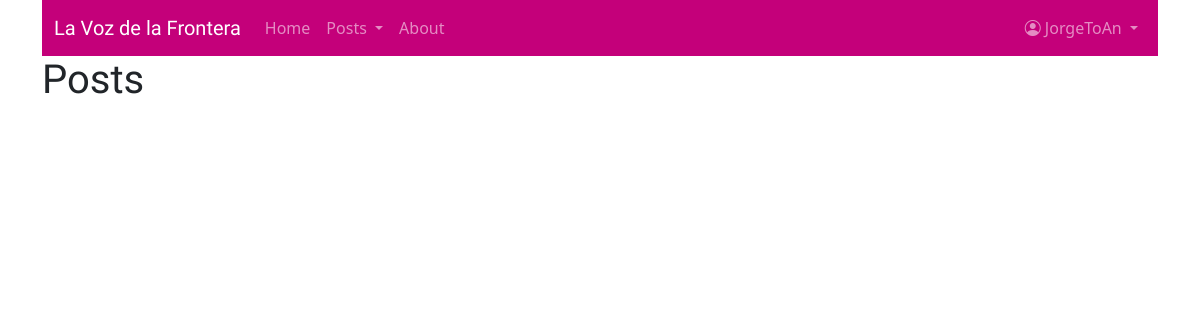
The app's page /posts/published/ (signed in), older data.
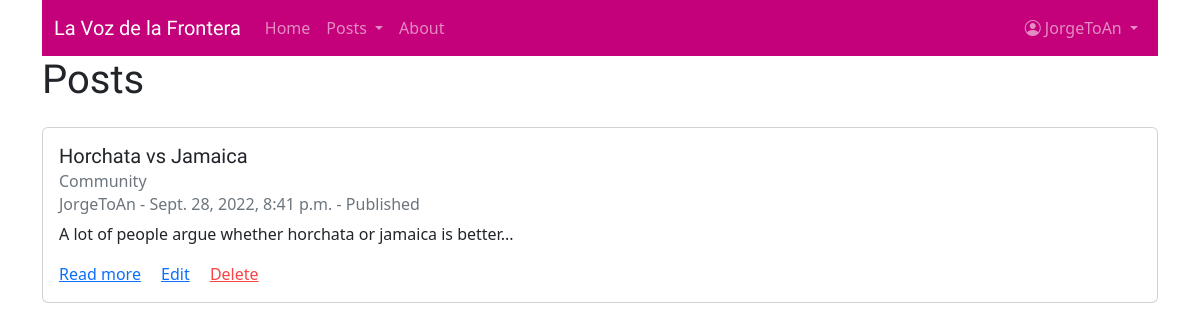
The same page, newer data.
### posts/models.py (models this page shows, shortened)
class Post(models.Model):
    title = models.CharField(max_length=256)
    subtitle = models.CharField(max_length=256)
    author = models.ForeignKey(
        get_user_model(),
        on_delete=models.CASCADE
    )
    body = models.TextField()
    created_on = models.DateTimeField(auto_now_add=True)
    status = models.ForeignKey(
        Status,
        on_delete=models.CASCADE,
        blank=True,
        null=True
    )

class Status(models.Model):
    name = models.CharField(max_length=128)
    description = models.CharField(max_length=256)
    def __str__(self):
        return self.name

### posts/views.py (the view)
# urls.py: path('published/', PublishedPostListView.as_view(), name="published_list"),
class PublishedPostListView(ListView):
    template_name: str = "posts/list.html"
    model = Post
    def get_context_data(self, **kwargs):
        context = super().get_context_data(**kwargs)
        published_status = Status.objects.get(name="published")
        context['post_list'] = Post.objects.filter(
                                    author=self.request.user
                                    ).filter(
                                        status=published_status).order_by(
                                            "created_on").reverse()
        return context

### templates/posts/list.html (shortened to what this page needs)
{% extends 'base.html' %}
{% block content %}
<h1>Posts</h1>
<div class="blank"></div>
{% for post in post_list %}
<div class="card mb-2" style="width: 100%;">
    <div class="card-body">
      <h5 class="card-title">{{ post.title }}</h5>
      <h6 class="card-subtitle mb-2 text-muted">{{ post.subtitle }}</h6>
      <h6 class="card-subtitle mb-2 text-muted">{{ post.author }} - {{ post.created_on }} - <span class="text-capitalize">{{ post.status }}</span></h6>
      <p class="card-text">{{ post.body }}</p>
      <a href="{% url 'detail' post.id %}" class="card-link">Read more</a>
      {% if post.author == user %}
      <a href="{% url 'edit' post.id %}" class="card-link">Edit</a>
      <a href="{% url 'delete' post.id %}" class="card-link" style="color: #f84444;">Delete</a>
      {% endif %}
    </div>
</div>
{% endfor %}
{% endblock content %}

### templates/base.html (shortened to what this page needs)
{% load static %}
<!DOCTYPE html>
<html lang="en">
<head>
    <link href="https://cdn.jsdelivr.net/npm/bootstrap@5.2.1/dist/css/bootstrap.min.css" rel="stylesheet">
    <link rel="stylesheet" href="https://cdn.jsdelivr.net/npm/bootstrap-icons@1.9.1/font/bootstrap-icons.css">
    <link rel="stylesheet" href="{% static 'css/base.css' %}">
</head>
<body>
    <div class="container">
        <nav class="navbar navbar-expand-lg navbar-dark">
            <div class="container-fluid">
                <a class="navbar-brand" href="{% url 'home' %}">La Voz de la Frontera</a>
                <div class="collapse navbar-collapse" id="navbarSupportedContent">
                    <ul class="navbar-nav me-auto mb-2 mb-lg-0">
                        <li class="nav-item">
                            <a class="nav-link" href="{% url 'home' %}">Home</a>
                        </li>
                        <li class="nav-item dropdown">
                            <a class="nav-link dropdown-toggle" href="#" role="button" data-bs-toggle="dropdown" aria-expanded="false">
                            Posts
                            </a>
                        </li>
                        <li class="nav-item">
                            <a class="nav-link" href="{% url 'about' %}">About</a>
                        </li>
                    </ul>
                    {% if user.is_authenticated %}
                    <ul class="navbar-nav mb-2 mb-lg-0">
                        <li class="nav-item dropdown">
                            <a class="nav-link dropdown-toggle" href="#" role="button" data-bs-toggle="dropdown" aria-expanded="false">
                                <i class="bi bi-person-circle"></i> {{ user }}</span>
                            </a>
                        </li>
                    </ul>
                    {% endif %}
                </div>
            </div>
        </nav>
    </div>
    <div class="container">
        {% block content %}
        {% endblock content %}
    </div>
</body>
</html>

### static/css/base.css (style rules this page uses)
h1, .card-title, .navbar-brand { font-family: 'Abyssinica SIL', serif; }
.navbar { background-color: #c4007a !important; }
div.blank { height: 15px; }

Row changes from the older to the newer data that the page shows:
added Post: title "Horchata vs Jamaica", subtitle "Community", author "JorgeToAn", created_on "Sept. 28, 2022, 8:41 p.m.", status "Published", body "A lot of people argue whether horchata or jamaica is better...", shows "Edit"
